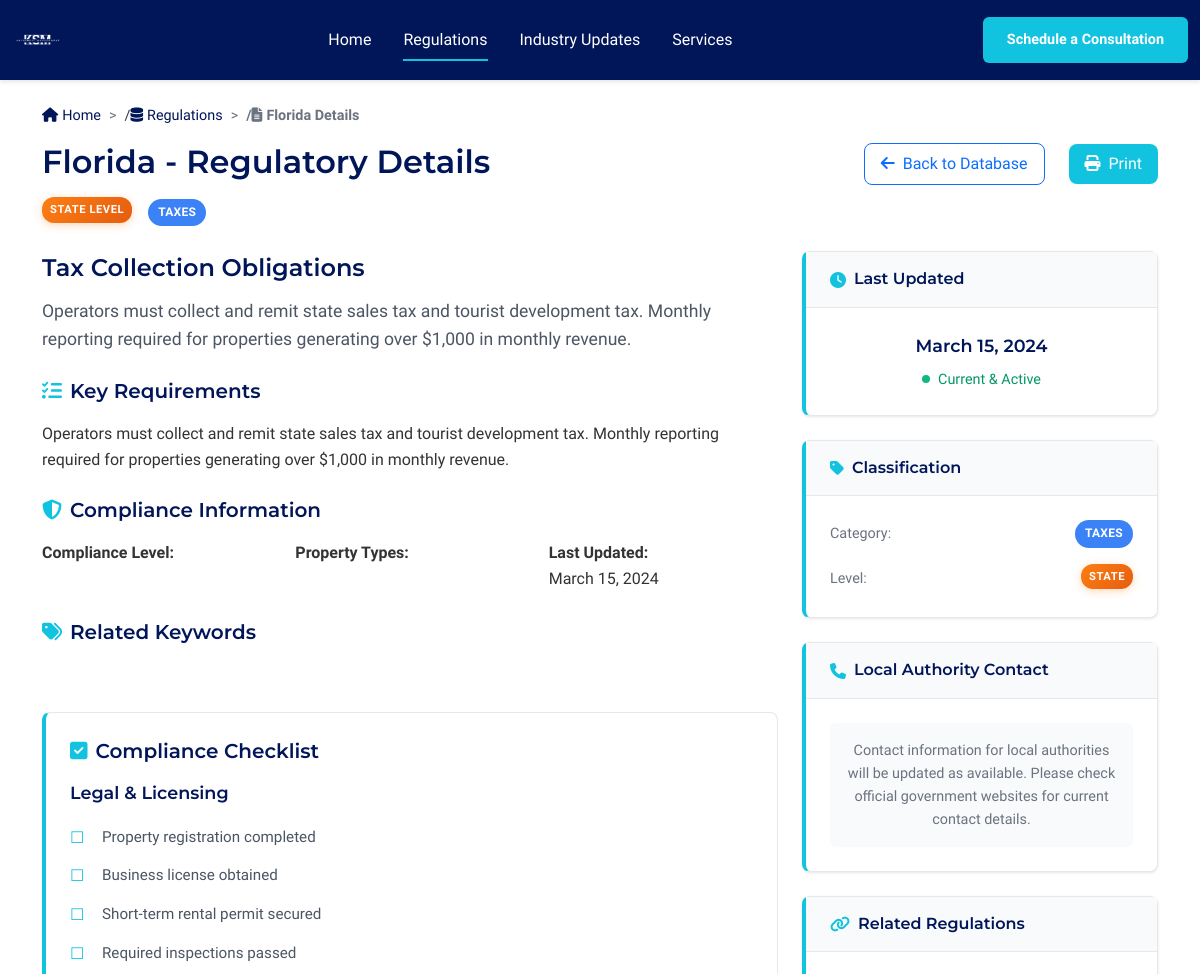
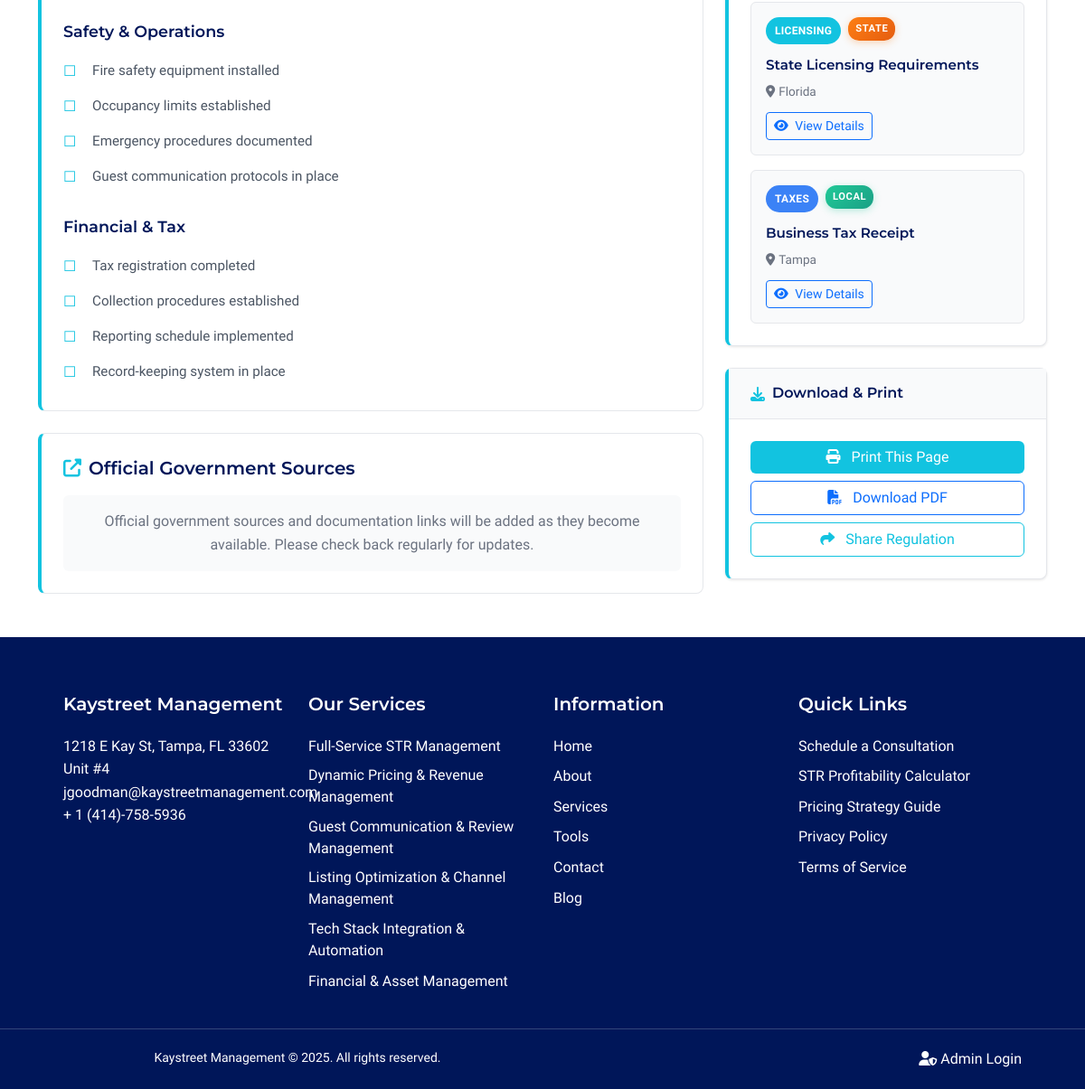
The app's page /regulations/4 with its own data (2 pictures, top to bottom).
### models.py (models this page shows, shortened)
class Regulation(db.Model):
    id = db.Column(db.Integer, primary_key=True)
    jurisdiction_level = db.Column(db.String(50), nullable=False)  # National, State, Local
    location = db.Column(db.String(100), nullable=False)
    title = db.Column(db.String(200), nullable=False)
    key_requirements = db.Column(db.Text, nullable=False)
    last_updated = db.Column(db.Date, nullable=False)
    category = db.Column(db.String(50), nullable=False, default='Legal')  # Legal, Licensing, Taxes, Zoning, Occupancy, Registration, Discrimination
    compliance_level = db.Column(db.String(20), nullable=False, default='Mandatory')  # Mandatory, Recommended, Optional
    property_type = db.Column(db.String(50), nullable=False, default='Both')  # Residential, Commercial, Both
    effective_date = db.Column(db.Date, nullable=True)  # When regulation becomes effective
    expiry_date = db.Column(db.Date, nullable=True)  # When regulation expires (if applicable)
    keywords = db.Column(db.Text, nullable=True)  # Comma-separated keywords for better search
    created_at = db.Column(db.DateTime, default=datetime.utcnow)

### app/blueprints/main.py (the view)
@main_bp.route('/regulations/<int:id>')
def regulation_detail(id):
    regulation = RegulationService.get_regulation_by_id(id)
    if not regulation:
        return "Regulation not found", 404
    related_regulations = RegulationService.get_related_regulations(regulation)
    content_sections = RegulationService.get_regulation_detailed_content(regulation)
    return render_template('regulation_detail.html',
                         regulation=regulation,
                         related_regulations=related_regulations,
                         content_sections=content_sections)

### templates/regulation_detail.html (shortened to what this page needs)
{% extends "base.html" %}
{% block content %}
<div class="container my-4">
    <div class="regulation-detail-header mb-4">
        <nav aria-label="breadcrumb" class="mb-3">
            <ol class="detail-breadcrumb">
                <li class="breadcrumb-item">
                    <a href="{{ url_for('main.index') }}" class="breadcrumb-link">
                        <i class="fas fa-home me-1"></i>Home
                    </a>
                </li>
                <li class="breadcrumb-item">
                    <a href="{{ url_for('main.regulations') }}" class="breadcrumb-link">
                        <i class="fas fa-database me-1"></i>Regulations
                    </a>
                </li>
                <li class="breadcrumb-item active" aria-current="page">
                    <i class="fas fa-file-text me-1"></i>{{ regulation.location }} Details
                </li>
            </ol>
        </nav>
        <div class="d-flex justify-content-between align-items-start mb-3">
            <div class="flex-grow-1">
                <h1 class="detail-page-title">{{ regulation.location }} - Regulatory Details</h1>
                <div class="regulation-meta">
                    <span class="jurisdiction-badge
                        {% if regulation.jurisdiction_level == 'National' %}jurisdiction-national
                        {% elif regulation.jurisdiction_level == 'State' %}jurisdiction-state
                        {% else %}jurisdiction-local{% endif %}">
                        {{ regulation.jurisdiction_level }} Level
                    </span>
                    <span class="category-tag
                        {% if regulation.category == 'Legal' %}tag-legal
                        {% elif regulation.category == 'Licensing' %}tag-licensing
                        {% elif regulation.category == 'Taxes' %}tag-taxes
                        {% elif regulation.category == 'Zoning' %}tag-zoning
                        {% elif regulation.category == 'Occupancy' %}tag-occupancy
                        {% elif regulation.category == 'Registration' %}tag-registration
                        {% elif regulation.category == 'Discrimination' %}tag-discrimination
                        {% else %}tag-default{% endif %}">
                        {{ regulation.category }}
                    </span>
                </div>
            </div>
            <div class="header-actions">
                <a href="{{ url_for('main.regulations') }}" class="btn btn-outline-primary me-2">
                    <i class="fas fa-arrow-left me-1"></i> Back to Database
                </a>
                <button class="btn btn-primary" onclick="window.print()">
                    <i class="fas fa-print me-1"></i> Print
                </button>
            </div>
        </div>
    </div>
    <div class="row">
        <div class="col-lg-8">
            <div class="regulation-title-section mb-4">
                <h2 class="regulation-title">{{ regulation.title }}</h2>
                <p class="regulation-subtitle">{{ regulation.key_requirements }}</p>
            </div>
            {% if content_sections %}
                {% for section in content_sections %}
                <div class="regulation-content-section mb-4">
                    <h3 class="section-title">
                        {% if section.type == 'requirements' %}
                        <i class="fas fa-list-check me-2"></i>
                        {% elif section.type == 'compliance' %}
                        <i class="fas fa-shield-alt me-2"></i>
                        {% elif section.type == 'dates' %}
                        <i class="fas fa-calendar me-2"></i>
                        {% elif section.type == 'keywords' %}
                        <i class="fas fa-tags me-2"></i>
                        {% else %}
                        <i class="fas fa-info-circle me-2"></i>
                        {% endif %}
                        {{ section.title }}
                    </h3>
                    <div class="section-content">
                        {{ section.content|safe }}
                    </div>
                </div>
                {% endfor %}
            {% endif %}
            <div class="regulation-checklist-section mb-4">
                <h3 class="section-title">
                    <i class="fas fa-check-square me-2"></i>
                    Compliance Checklist
                </h3>
                <div class="checklist-content">
                    <div class="checklist-category">
                        <h4 class="checklist-category-title">Legal & Licensing</h4>
                        <ul class="checklist-items">
                            <li class="checklist-item">Property registration completed</li>
                            <li class="checklist-item">Business license obtained</li>
                            <li class="checklist-item">Short-term rental permit secured</li>
                            <li class="checklist-item">Required inspections passed</li>
                        </ul>
                    </div>
                    <div class="checklist-category">
                        <h4 class="checklist-category-title">Safety & Operations</h4>
                        <ul class="checklist-items">
                            <li class="checklist-item">Fire safety equipment installed</li>
                            <li class="checklist-item">Occupancy limits established</li>
                            <li class="checklist-item">Emergency procedures documented</li>
                            <li class="checklist-item">Guest communication protocols in place</li>
                        </ul>
                    </div>
                    <div class="checklist-category">
                        <h4 class="checklist-category-title">Financial & Tax</h4>
                        <ul class="checklist-items">
                            <li class="checklist-item">Tax registration completed</li>
                            <li class="checklist-item">Collection procedures established</li>
                            <li class="checklist-item">Reporting schedule implemented</li>
                            <li class="checklist-item">Record-keeping system in place</li>
                        </ul>
                    </div>
                </div>
            </div>
            <div class="regulation-sources-section mb-4">
                <h3 class="section-title">
                    <i class="fas fa-external-link-alt me-2"></i>
                    Official Government Sources
                </h3>
                <div class="sources-content">
                    <div class="sources-placeholder">
                        <p>Official government sources and documentation links will be added as they become available. Please check back regularly for updates.</p>
                    </div>
                </div>
            </div>
        </div>
        <div class="col-lg-4">
            <div class="sidebar-card mb-4">
                <div class="sidebar-card-header">
                    <h4 class="sidebar-title">
                        <i class="fas fa-clock me-2"></i>
                        Last Updated
                    </h4>
                </div>
                <div class="sidebar-card-body">
                    <div class="update-info">
                        <div class="update-date">{{ regulation.last_updated.strftime('%B %d, %Y') }}</div>
                        <div class="update-status">
                            <span class="status-indicator status-current"></span>
                            Current & Active
                        </div>
                    </div>
                </div>
            </div>
            <div class="sidebar-card mb-4">
                <div class="sidebar-card-header">
                    <h4 class="sidebar-title">
                        <i class="fas fa-tag me-2"></i>
                        Classification
                    </h4>
                </div>
                <div class="sidebar-card-body">
                    <div class="classification-info">
                        <div class="classification-item">
                            <span class="classification-label">Category:</span>
                            <span class="category-tag
                                {% if regulation.category == 'Legal' %}tag-legal
                                {% elif regulation.category == 'Licensing' %}tag-licensing
                                {% elif regulation.category == 'Taxes' %}tag-taxes
                                {% elif regulation.category == 'Zoning' %}tag-zoning
                                {% elif regulation.category == 'Occupancy' %}tag-occupancy
                                {% elif regulation.category == 'Registration' %}tag-registration
                                {% elif regulation.category == 'Discrimination' %}tag-discrimination
                                {% else %}tag-default{% endif %}">
                                {{ regulation.category }}
                            </span>
                        </div>
                        <div class="classification-item">
                            <span class="classification-label">Level:</span>
                            <span class="jurisdiction-badge
                                {% if regulation.jurisdiction_level == 'National' %}jurisdiction-national
                                {% elif regulation.jurisdiction_level == 'State' %}jurisdiction-state
                                {% else %}jurisdiction-local{% endif %}">
                                {{ regulation.jurisdiction_level }}
                            </span>
                        </div>
                    </div>
                </div>
            </div>
            <div class="sidebar-card mb-4">
                <div class="sidebar-card-header">
                    <h4 class="sidebar-title">
                        <i class="fas fa-phone me-2"></i>
                        Local Authority Contact
                    </h4>
                </div>
                <div class="sidebar-card-body">
                    <div class="contact-placeholder">
                        <p>Contact information for local authorities will be updated as available. Please check official government websites for current contact details.</p>
                    </div>
                </div>
            </div>
            {% if related_regulations %}
            <div class="sidebar-card mb-4">
                <div class="sidebar-card-header">
                    <h4 class="sidebar-title">
                        <i class="fas fa-link me-2"></i>
                        Related Regulations
                    </h4>
                </div>
                <div class="sidebar-card-body">
                    <div class="related-regulations">
                        {% for related in related_regulations %}
                        <div class="related-item">
                            <div class="related-meta">
                                <span class="category-tag
                                    {% if related.category == 'Legal' %}tag-legal
                                    {% elif related.category == 'Licensing' %}tag-licensing
                                    {% elif related.category == 'Taxes' %}tag-taxes
                                    {% elif related.category == 'Zoning' %}tag-zoning
                                    {% elif related.category == 'Occupancy' %}tag-occupancy
                                    {% elif related.category == 'Registration' %}tag-registration
                                    {% elif related.category == 'Discrimination' %}tag-discrimination
                                    {% else %}tag-default{% endif %}">
                                    {{ related.category }}
                                </span>
                                <span class="jurisdiction-badge
                                    {% if related.jurisdiction_level == 'National' %}jurisdiction-national
                                    {% elif related.jurisdiction_level == 'State' %}jurisdiction-state
                                    {% else %}jurisdiction-local{% endif %}">
                                    {{ related.jurisdiction_level }}
                                </span>
                            </div>
                            <h6 class="related-title">{{ related.title }}</h6>
                            <p class="related-location">
                                <i class="fas fa-map-marker-alt me-1"></i>{{ related.location }}
                            </p>
                            <a href="{{ url_for('main.regulation_detail', id=related.id) }}" class="btn btn-outline-primary btn-sm">
                                <i class="fas fa-eye me-1"></i> View Details
                            </a>
                        </div>
                        {% endfor %}
                    </div>
                </div>
            </div>
            {% endif %}
            <div class="sidebar-card">
                <div class="sidebar-card-header">
                    <h4 class="sidebar-title">
                        <i class="fas fa-download me-2"></i>
                        Download & Print
                    </h4>
                </div>
                <div class="sidebar-card-body">
                    <div class="download-options">
                        <button class="btn btn-primary w-100 mb-2" onclick="window.print()">
                            <i class="fas fa-print me-2"></i>
                            Print This Page
                        </button>
                        <button class="btn btn-outline-primary w-100 mb-2" onclick="downloadPDF()">
                            <i class="fas fa-file-pdf me-2"></i>
                            Download PDF
                        </button>
                        <button class="btn btn-outline-secondary w-100" onclick="shareRegulation()">
                            <i class="fas fa-share me-2"></i>
                            Share Regulation
                        </button>
                    </div>
                </div>
            </div>
        </div>
    </div>
</div>
{% endblock %}

### records on screen
Regulation: location "Florida", jurisdiction_level "STATE", category "TAXES", title "Tax Collection Obligations", key_requirements "Operators must collect and remit state sales tax and tourist development tax. Monthly reporting required for properties generating over $1,000 in monthly revenue.", title "Key Requirements", content "Operators must collect and remit state sales tax and tourist development tax. Monthly reporting required for properties generating over $1,000 in monthly revenue.", last_updated "March 15, 2024"
Regulation: category "LICENSING", jurisdiction_level "STATE", title "State Licensing Requirements", location "Florida"
Regulation: category "TAXES", jurisdiction_level "LOCAL", title "Business Tax Receipt", location "Tampa"

### other values on screen
{{ section.title }} "Compliance Information" "Related Keywords"
{{ section.content|safe }} "Compliance Level: Property Types: Last Updated: March 15, 2024"
